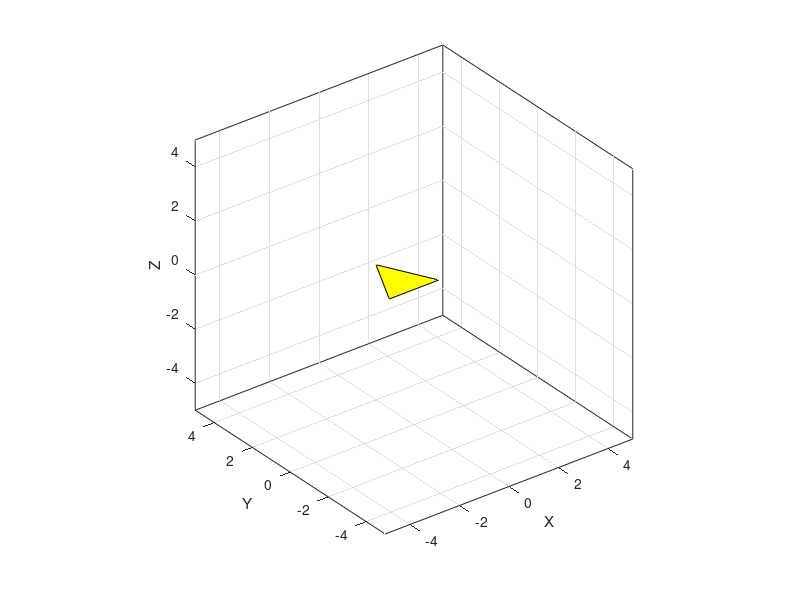

Here is the MATLAB script that generated this plot: (Note: this script raises an error after producing the figure.)
clearvars;
close all;
clc;

%% Ex 1 ------------------------------------------------------------------- 
% Triangle creation and translation

P1 = [-1 0 0]';
P2 = [1 0 0]';
P3 = [0 2 0]';
A1 = [P1 P2 P3];

% Add a line of ones after the last coordinate
A1 = [A1; ones(1, size(A1, 2))]; 

h = fill3(A1(1,:), A1(2,:), A1(3,:), 'y');
xlabel('X'), ylabel('Y'), zlabel('Z')

hold on, grid on, axis equal, axis([-5 5 -5 5 -5 5])

NN = 1000;
tt=linspace(0,1,NN);

% Function to rotate 2x around 'x' axis
for t=tt
    T=rotx(t*4*pi);
    A2=T*A1;
    h.XData=A2(1,:);
    h.YData=A2(2,:);
    h.ZData=A2(3,:);
    pause(1/NN)
end

hold off

% while 1
%     for t=tt %instead of t=1:NN
%         T=roty(t*10*pi)*rotx(t*20*pi); %%BE creative
%         A2=T*A1;
% 
%         h.XData=A2(1,:);
%         h.YData=A2(2,:);
%         h.ZData=A2(3,:);
% 
%         pause(1/NN);
%     end
% end

%% Exercise 2
clearvars
close all
clc

P=[ 0.5   0.5    1    0   -1    -0.5   -0.5
    0     2      2    3    2    2      0
    0     0      0    0    0    0      0
    1     1      1    1    1    1      1  ];

% Arrow visualization
h = fill3(P(1,:), P(2,:), P(3,:), 'm');
xlabel('X'), ylabel('Y'), zlabel('Z')

hold on, grid on, axis equal, axis([-5 5 -5 5 -5 5])

% Simmetry Line drawing
line([0 5], [0 0], [0 0]);
line([0 0], [0 5], [0 0]);
line([0 0], [0 0], [0 5]);

% Rotation of original arrow so that there's one
% on each line
P2 = rotz(-pi/2)*roty(pi/2)*P;
fill3(P2(1,:), P2(2,:), P2(3,:), 'r');

P3 = rotx(pi/2)*roty(pi/2)*P;
fill3(P3(1,:),P3(2,:),P3(3,:),'y');

view(120,30)
hold off
%% Exercise 3
% Once at a time rotation

clearvars
close all
clc

P1=[ 0.5   0.5    1    0   -1    -0.5   -0.5
    0     2      2    3    2    2      0
    0     0      0    0    0    0      0
    1     1      1    1    1    1      1  ];

% Arrow visualization
h1 = fill3(P1(1,:), P1(2,:), P1(3,:), 'm');
xlabel('X'), ylabel('Y'), zlabel('Z')

hold on, grid on, axis equal, axis([-5 5 -5 5 -5 5])

% Simmetry Line drawing and coloring accordingly
l1 = line([0 5], [0 0], [0 0]);
l2 = line([0 0], [0 5], [0 0]);
l3 = line([0 0], [0 0], [0 5]);

l1.Color = 'r';
l2.Color = 'm';
l3.Color = 'y';

% Rotation of original arrow so that there's one
% on each line
P2 = rotz(-pi/2)*roty(pi/2)*P1;
h2 = fill3(P2(1,:), P2(2,:), P2(3,:), 'r');

P3 = rotx(pi/2)*roty(pi/2)*P1;
h3=fill3(P3(1,:),P3(2,:),P3(3,:),'y');

view(120,30)

NN1 = 500;
NN2 = 250;
NN3 = 100;
tt1=linspace(0,1,NN1);
tt2=linspace(0,1,NN2);
tt3=linspace(0,1,NN3);

data = ({'P1', 'x line', 'y line', 'z line', 'P2', 'P3'});
legend(data)
title('Arrow rotation')

% Functions to rotate arrows around their axis
% P1 rotation around y
for t1=tt1
    Q1=roty(t1*20*pi)*P1;
    h1.XData=Q1(1,:);
    h1.YData=Q1(2,:);
    h1.ZData=Q1(3,:);
    pause(1/NN1)
end

% P2 rotation around x
for t2=tt2
    Q2=rotx(t2*10*pi)*P2;
    h2.XData=Q2(1,:);
    h2.YData=Q2(2,:);
    h2.ZData=Q2(3,:);
    pause(1/NN2)
end

% P3 rotation around z
for t3=tt3
    Q3=rotz(t3*10*pi)*P3;
    h3.XData=Q3(1,:);
    h3.YData=Q3(2,:);
    h3.ZData=Q3(3,:);
    pause(1/NN3)
end


hold off

%% Exercise 3 
% Same time rotation

clearvars
close all
clc

P1=[ 0.5   0.5    1    0   -1    -0.5   -0.5
    0     2      2    3    2    2      0
    0     0      0    0    0    0      0
    1     1      1    1    1    1      1  ];

% Arrow visualization
h1 = fill3(P1(1,:), P1(2,:), P1(3,:), 'm');
xlabel('X'), ylabel('Y'), zlabel('Z')

hold on, grid on, axis equal, axis([-5 5 -5 5 -5 5])

% Simmetry Line drawing and coloring accordingly
l1 = line([0 5], [0 0], [0 0]);
l2 = line([0 0], [0 5], [0 0]);
l3 = line([0 0], [0 0], [0 5]);

l1.Color = 'r';
l2.Color = 'm';
l3.Color = 'y';

% Rotation of original arrow so that there's one
% on each line
P2 = rotz(-pi/2)*roty(pi/2)*P1;
h2 = fill3(P2(1,:), P2(2,:), P2(3,:), 'r');

P3 = rotx(pi/2)*roty(pi/2)*P1;
h3=fill3(P3(1,:),P3(2,:),P3(3,:),'y');

view(120,30)

NN = 500;
tt=linspace(0,1,NN);

data = ({'P1', 'x line', 'y line', 'z line', 'P2', 'P3'});
legend(data)
title('Arrow rotation')

% Functions to rotate arrows around their axis
% Arrows rotation at different speeds (x1, x2, x3)

for t=tt
    Q1=roty(t*30*pi)*P1;
    h1.XData=Q1(1,:);
    h1.YData=Q1(2,:);
    h1.ZData=Q1(3,:);

    Q2=rotx(t*20*pi)*P2;
    h2.XData=Q2(1,:);
    h2.YData=Q2(2,:);
    h2.ZData=Q2(3,:);

    Q3=rotz(t*10*pi)*P3;
    h3.XData=Q3(1,:);
    h3.YData=Q3(2,:);
    h3.ZData=Q3(3,:);
    pause(1/NN)
end

hold off

%% Exercise 4
clearvars
close all
clc

P1=[ 0.5   0.5    1    0   -1    -0.5   -0.5
    0     2      2    3    2    2      0
    0     0      0    0    0    0      0
    1     1      1    1    1    1      1  ];

% Arrow visualization
h1 = fill3(P1(1,:), P1(2,:), P1(3,:), 'm');
xlabel('X'), ylabel('Y'), zlabel('Z')

hold on, grid on, axis equal, axis([-5 5 -5 5 -5 5])

M = [0  0  4    0      0      0
     0  0  0  -pi/2    0      0
     0  0  5    0      0      0
     0  0  0    0    -pi/2    0];

D1 = M(1,:);
D2 = M(2,:);
D3 = M(3,:);
D4 = M(4,:);

P0 = eye(4);
N = 50;

P0 = Animate(h1, P1, P0, D1, N);
P0 = Animate(h1, P1, P0, D2, N);
P0 = Animate(h1, P1, P0, D3, N);
P0 = Animate(h1, P1, P0, D4, N);
